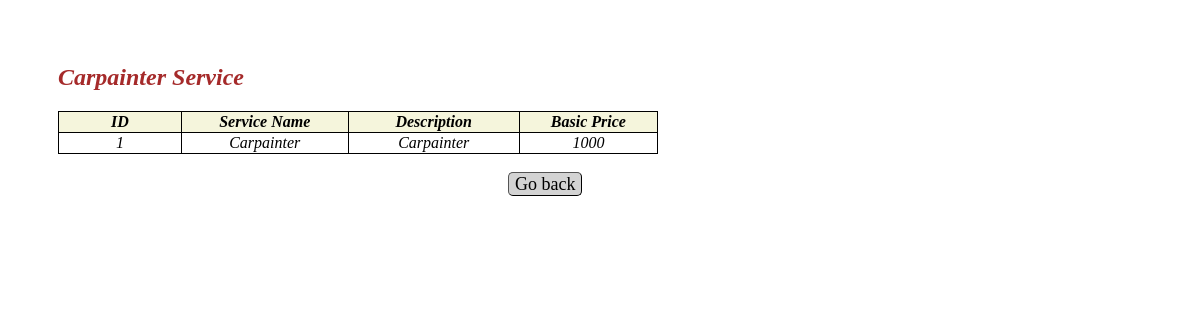
Before: /viewservice/1 with the older database file.
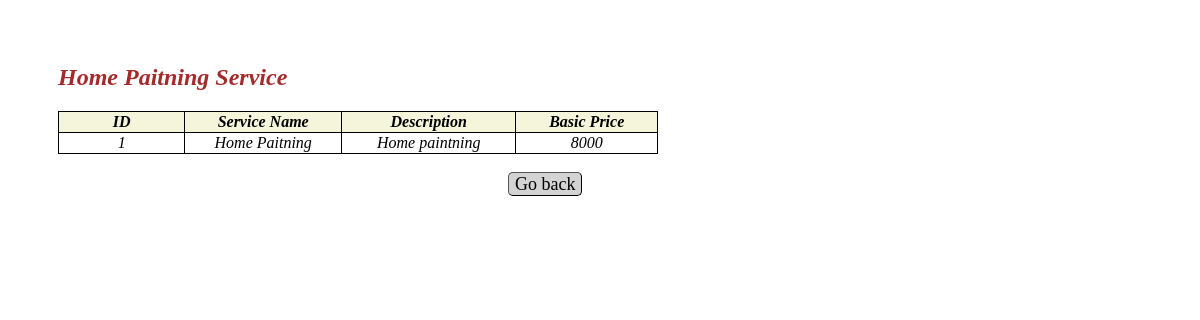
After: the same page with the newer database file.
### app.py (models this page shows)
class Service_Info(db.Model):
    __tablename__="service_info"
    id=db.Column(db.Integer,primary_key=True)
    servicename=db.Column(db.String,nullable=False)
    description=db.Column(db.String,nullable=False)
    baseprice=db.Column(db.Integer,nullable=False)
    time_required=db.Column(db.String,nullable=False)
    service_type=db.Column(db.String,nullable=False)

### app.py (the view)
@app.route("/viewservice/<int:id>", methods=["GET"])
def view_service(id):
    service = Service_Info.query.filter_by(id=id).first()
    return render_template("view_service.html",service=service)

### templates/view_service.html (shortened to what this page needs)
<!DOCTYPE html>
<html lang="en">
<head>
</head>
<body>
    <br><br>
    <h2>{{service["servicename"]}} Service</h2>
    <table id="service-table">
        <thead>
            <tr>
                <th>ID</th>
                <th>Service Name</th>
                <th>Description</th>
                <th>Basic Price</th>
            </tr>
        <tbody>
            <tr>
                <td>{{service["id"]}}</td>
                <td>{{service["servicename"]}}</td>
                <td>{{service["description"]}}</td>
                <td>{{service["baseprice"]}}</td>
            </tr>
        </tbody>
        </thead>
    </table>
    <a class="button" href="/admindashboard">Go back</a>
</body>
</html>

### templates/view_service.html (style rules this page uses)
table , td { text-align: center; font-style: italic; width:600px; margin-left: 50px; border-radius: 10px; border-color: blue; border: 1px solid black; border-collapse: collapse ; margin-bottom: 20px; }
th { background-color: beige; border: 1px solid black; }
h2 { font-style: italic; margin-left: 50px; color: brown; margin-bottom: 20px; }
a.button { padding: 1px 6px; border: 1px outset buttonborder; border-radius: 5px; color: black; background-color: lightgrey; text-decoration: none; font-size:18px }
a { margin-left: 500px; }

Changed rows visible on the page:
changed Service_Info id 1: servicename "Carpainter" → "Home Paitning"; description "Carpainter" → "Home paintning"; baseprice "1000" → "8000"
